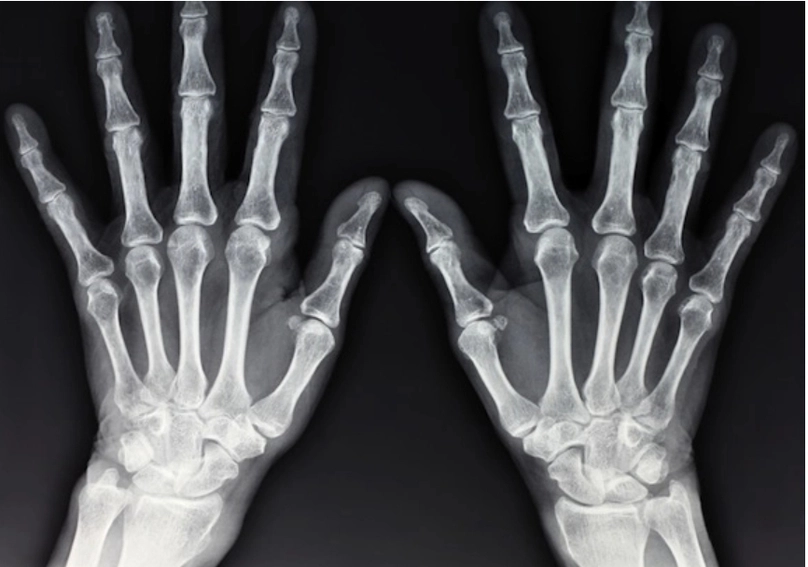
#> input picture image-processing/1.jpg, 808 x 567 px
$ python sinograme.py
#> lines starting #> are read from the running program, lines starting #| are printed output that depends on the picture
import cv2
import numpy as np
import matplotlib.pyplot as plt
from skimage.transform import radon

def generate_sinogram(image_path, num_angles):
    # Read the input image
#> called with image_path = '1.jpg', num_angles = 180
    image = cv2.imread(image_path, cv2.IMREAD_GRAYSCALE)
#> image: shape (567, 808); min 0, max 255, mean 76.8

    # Perform Radon transform
    sinogram = radon(image, theta=np.linspace(0, 180, num_angles))
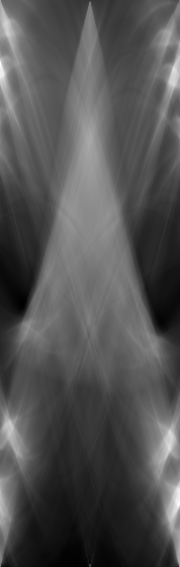
#> sinogram: shape (567, 180) float64; min 31.21, max 441.3, mean 164; drawn with min black and max white

    return sinogram

def plot_sinogram(sinogram):
    plt.figure(figsize=(10, 5))
    plt.title('Sinogram')
    plt.xlabel('Projection Angle (degrees)')
    plt.ylabel('Projection Position (pixels)')
    plt.imshow(sinogram, cmap='gray', aspect='auto')
    plt.colorbar(label='Intensity')
    plt.show()
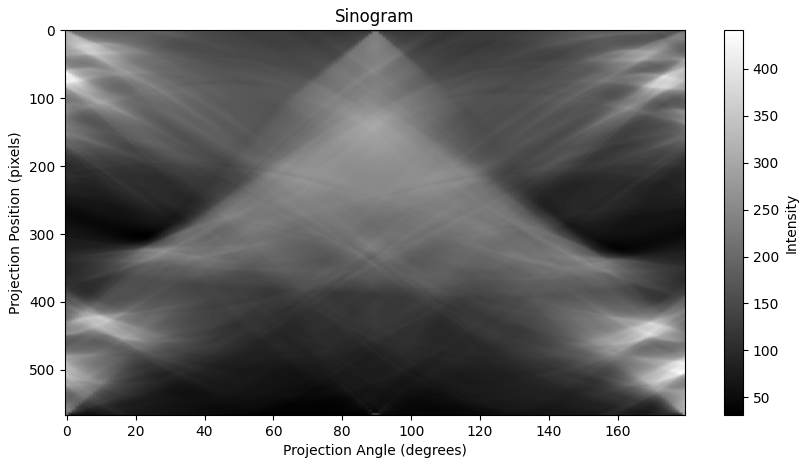
#> figure drawn by matplotlib, 2 panels

if __name__ == "__main__":
    # Path to the input image
    image_path = '1.jpg'

    # Number of angles for Radon transform
    num_angles = 180

    # Generate sinogram
    sinogram = generate_sinogram(image_path, num_angles)

    # Plot sinogram
    plot_sinogram(sinogram)


# [44 lines of commented-out code are left out]

$ run again, with image-processing/3.jpg copied over image-processing/1.jpg
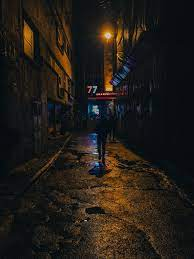
#> input picture image-processing/3.jpg, 194 x 259 px
#> in generate_sinogram, `sinogram = radon(image, theta=np.linspace(0, 180, num_angles))`:
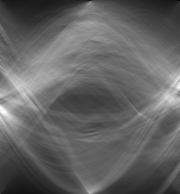
#> sinogram: shape (194, 180) float64; min 0, max 52.88, mean 20.6; drawn with min black and max white
#> in plot_sinogram, `plt.show()`:
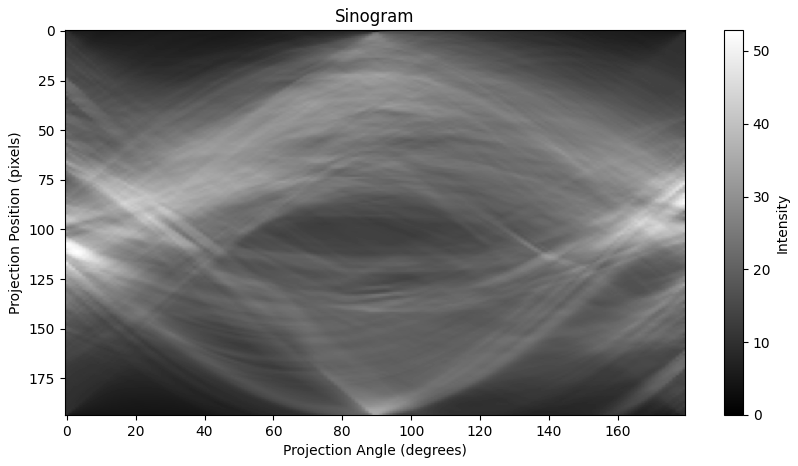
#> figure drawn by matplotlib, 2 panels

$ run again, with image-processing/2.jpg copied over image-processing/1.jpg
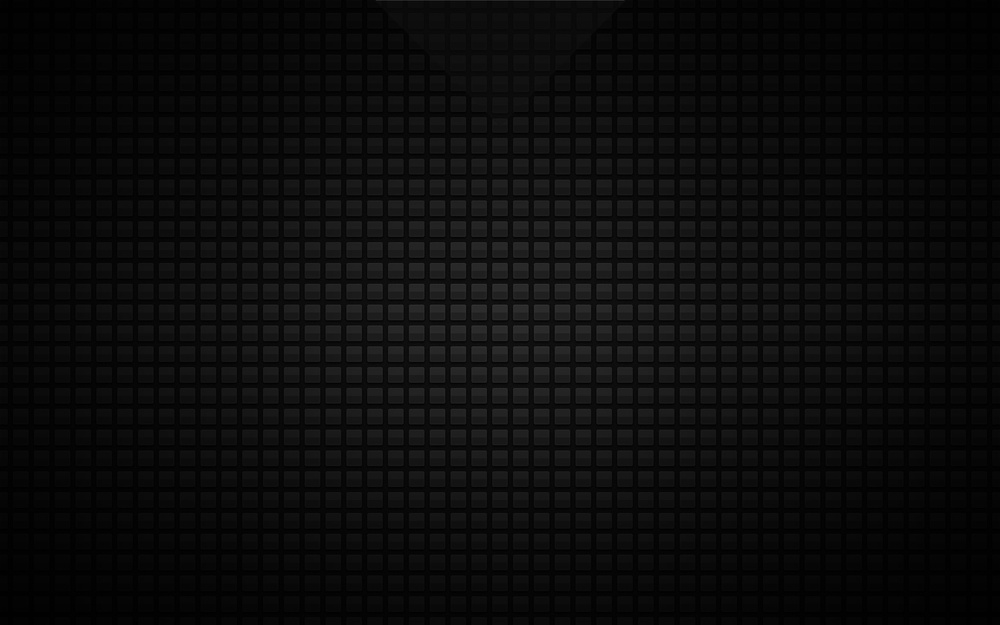
#> input picture image-processing/2.jpg, 1000 x 625 px, shrunk from 1920 x 1200 before the run
#> in generate_sinogram, image is the input picture: shape (625, 1000); min 0, max 54, mean 11.5
#> in generate_sinogram, `sinogram = radon(image, theta=np.linspace(0, 180, num_angles))`:
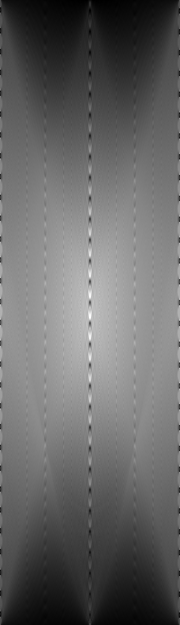
#> sinogram: shape (625, 180) float64; min 7.3, max 72.51, mean 33.6; drawn with min black and max white
#> in plot_sinogram, `plt.show()`:
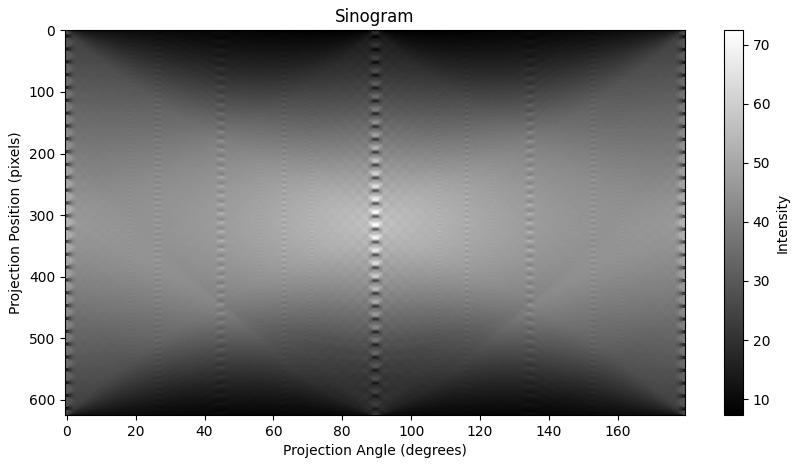
#> figure drawn by matplotlib, 2 panels

$ run again, with image-processing/5.jpg copied over image-processing/1.jpg
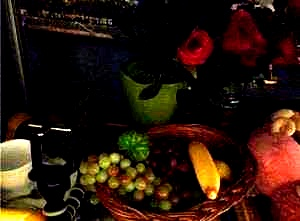
#> input picture image-processing/5.jpg, 300 x 221 px
#> in generate_sinogram, `sinogram = radon(image, theta=np.linspace(0, 180, num_angles))`:
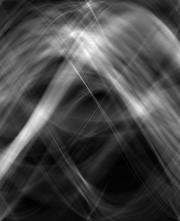
#> sinogram: shape (221, 180) float64; min 0.202, max 54.4, mean 15.5; drawn with min black and max white
#> in plot_sinogram, `plt.show()`:
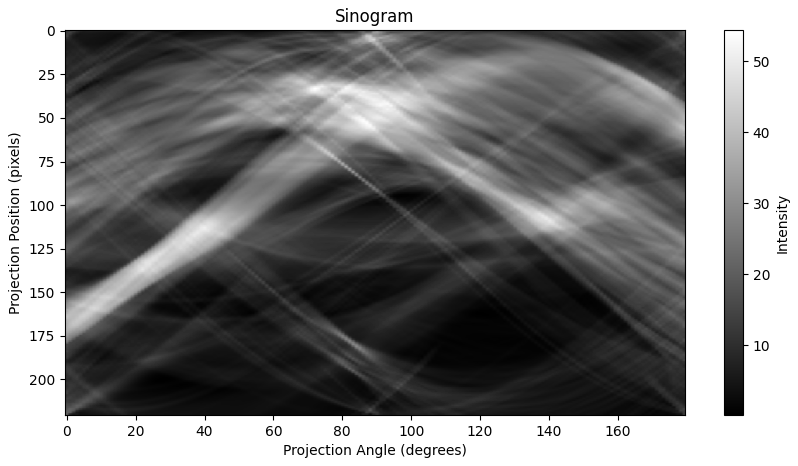
#> figure drawn by matplotlib, 2 panels
